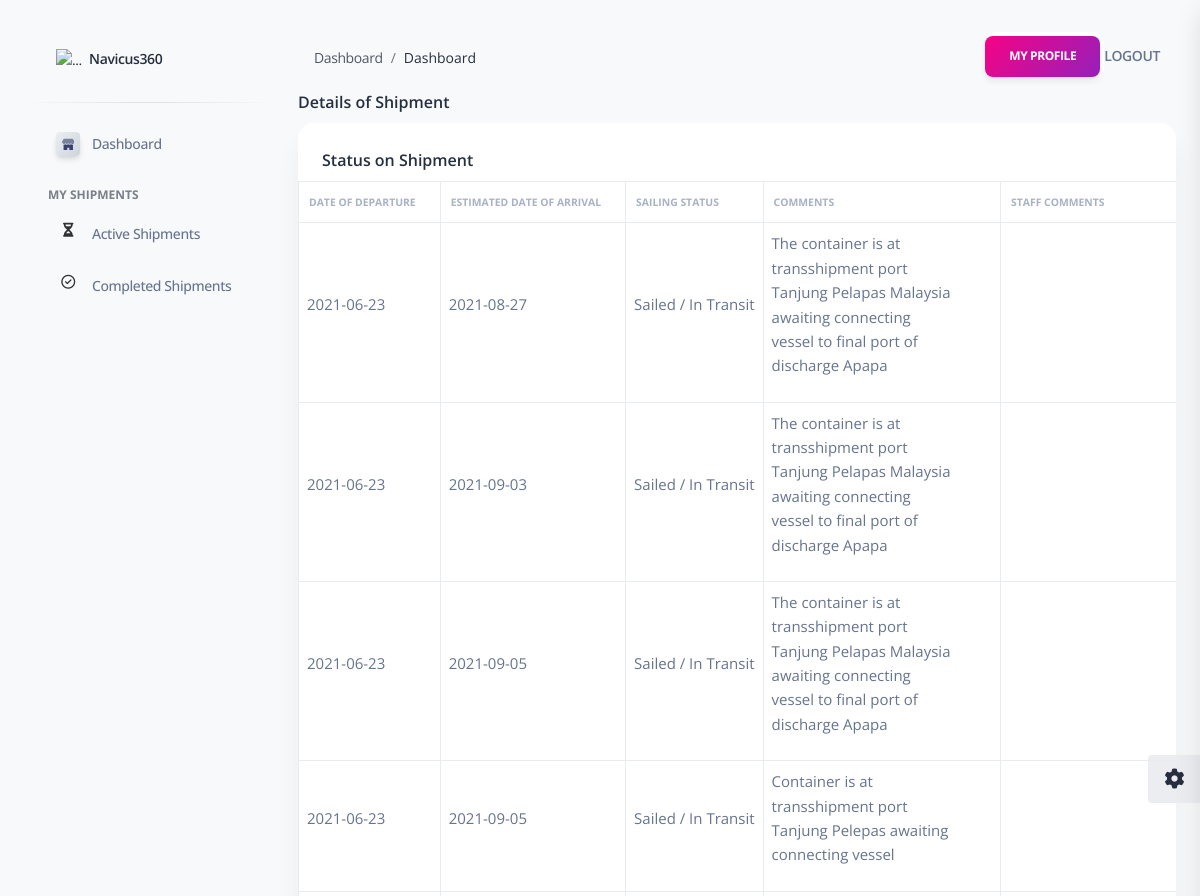
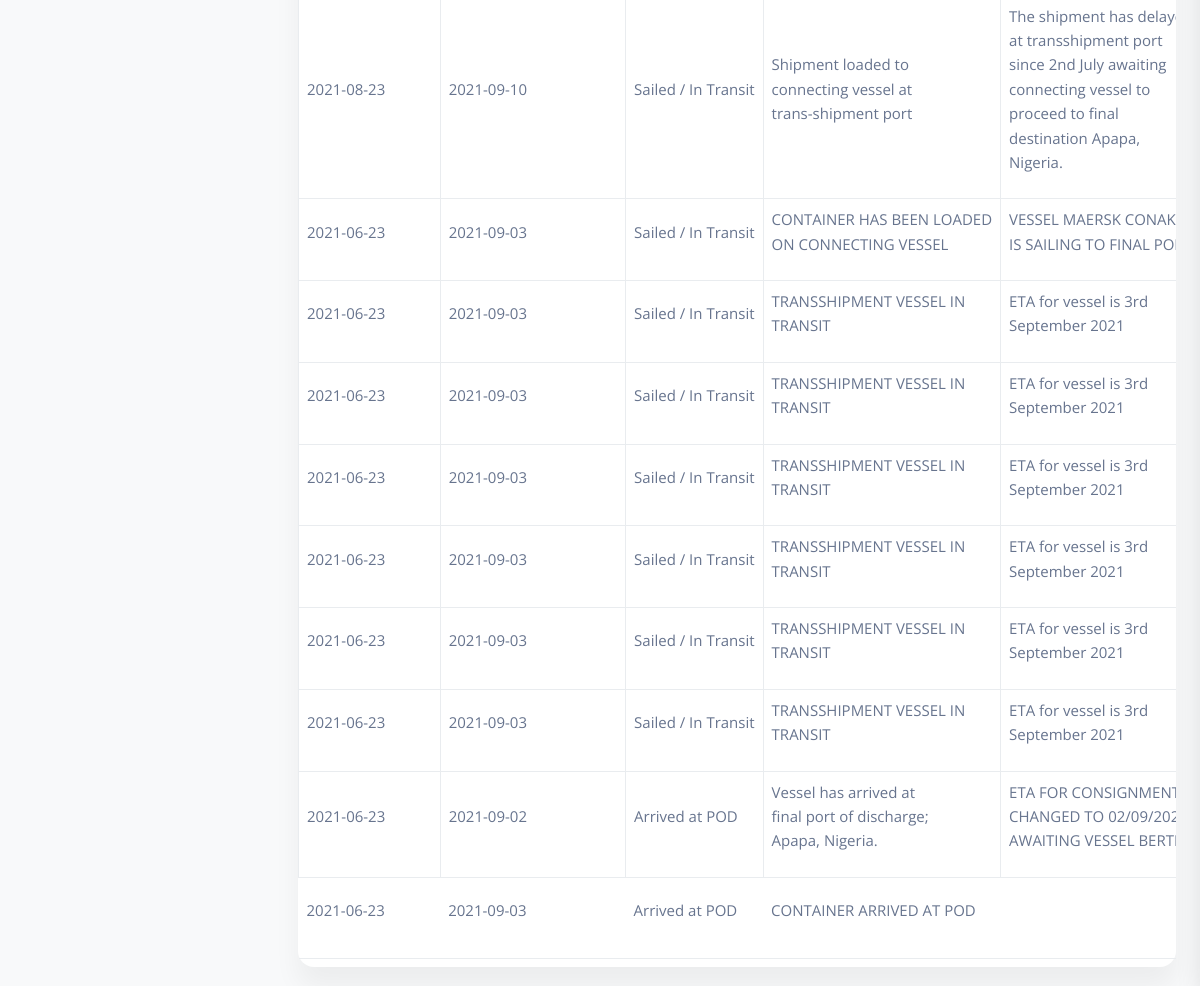
Page /keyuser/view/82/OGLSF2154673/ on the committed database (2 pictures, top to bottom).
### shipments/models.py (models this page shows, shortened)
class FreightForwarding(models.Model):
    created = models.DateTimeField(auto_now_add=True)
    refno = models.CharField(max_length=10000000000000)
    etd = models.CharField(blank=True, null=True, max_length=100)
    eta = models.CharField(blank=True, null=True, max_length=100)
    sailingstatus = models.CharField(max_length=1000)
    update = models.CharField(max_length=1000, blank=True, null=True)
    staffcomments = models.CharField(max_length=1000, blank=True, null=True)
    shippingstatus = models.CharField(max_length=1000, blank=True, null=True)

### keyuser/views.py (the view)
# urls.py: path('view/<int:uid>/<str:refno>/',view ,name='view'),
def view(request,uid,refno):
    userdetails_road = RoadFreightShip.objects.filter(id=uid)
    userdetails_sea = SeaFreightShip.objects.filter(id=uid)
    userdetails_air = AirFreightShip.objects.filter(id=uid)
    updateonshipments = FreightForwarding.objects.filter(refno=refno)
    return render(request,"kview.html",{"context":userdetails_road,"context2":userdetails_sea,"context3":userdetails_air,"updateonshipments":updateonshipments,"group":"staff","sidebar":"false"})

### keyuser/templates/kview.html (shortened to what this page needs)
{% extends "base.html" %}
{% load static %}
{% load crispy_forms_tags %}
{% block content %}
<div class="container">
 <form>
  <h6>Details of Shipment</h6>
   <div class="row">
    <div class="col-12">
      <div class="card mb-4">
        <div class="card-header pb-0">
          <h6>Status on Shipment</h6>
        </div>
        <div class="card-body px-0 pt-0 pb-2">
          <div class="table-responsive p-0">
            <table class="table align-items-center mb-0 table table-bordered" style="font-size: 15px;;">
              <thead>
                <tr>
                  <th class="text-uppercase text-secondary text-xxs font-weight-bolder opacity-7 ps-2"> Date of Departure</th>
                  <th class="text-uppercase text-secondary text-xxs font-weight-bolder opacity-7">Estimated Date of Arrival</th>
                  <th class="text-uppercase text-secondary text-xxs font-weight-bolder opacity-7">Sailing Status</th>
                  <th class="text-uppercase text-secondary text-xxs font-weight-bolder opacity-7">Comments</th>
                  {% if group == 'staff' %}
                  <th class="text-uppercase text-secondary text-xxs font-weight-bolder opacity-7">Staff Comments</th>
                  {% endif %}
                </tr>
              </thead>
              <tbody>
                {% for i in updateonshipments %}
                <tr>
                  <td class="align-left text-sm">
                    {{i.etd|wordwrap:25|linebreaks}}
                  </td>
                  <td class="align-left text-sm">
                    {{i.eta|wordwrap:25|linebreaks}}
                  </td>
                    <td class="align-left text-sm">
                      {{i.sailingstatus|wordwrap:25|linebreaks}}
                    </td>
                    <td class="align-left text-sm">
                      {{i.update|wordwrap:25|linebreaks}}
                    </td>
                    {% if group == 'staff' %}
                    <td class="align-left text-sm">
                      {{i.staffcomments|wordwrap:25|linebreaks}}
                    </td>
                    {% endif %}
                </tr>
                {% endfor %}
              </tbody>
            </table>
          </div>
          </div>
        </div>
      </div>
    </div>
  </div>
{%  endblock content %}

### keyuser/templates/kview.html (style rules this page uses)
p { font-size: 15px !important; }

### templates/includes/sidebar.html (style rules this page uses)
.table th { padding-left: 10px !important; }

### rows in the picture
FreightForwarding: etd "2021-06-23", eta "2021-08-27", sailingstatus "Sailed / In Transit", update "The container is at transshipment port Tanjung Pelapas Malaysia awaiting connecting vessel to final port of discharge Apapa"
FreightForwarding: etd "2021-06-23", eta "2021-09-03", sailingstatus "Sailed / In Transit", update "The container is at transshipment port Tanjung Pelapas Malaysia awaiting connecting vessel to final port of discharge Apapa"
FreightForwarding: etd "2021-06-23", eta "2021-09-05", sailingstatus "Sailed / In Transit", update "The container is at transshipment port Tanjung Pelapas Malaysia awaiting connecting vessel to final port of discharge Apapa"
FreightForwarding: etd "2021-06-23", eta "2021-09-05", sailingstatus "Sailed / In Transit", update "Container is at transshipment port Tanjung Pelepas awaiting connecting vessel"
FreightForwarding: etd "2021-08-23", eta "2021-09-10", sailingstatus "Sailed / In Transit", update "Shipment loaded to connecting vessel at trans-shipment port", staffcomments "The shipment has at transshipment port since 2nd July awaiting connecting vessel to proceed to final destination Apapa, Nigeria."
FreightForwarding: etd "2021-06-23", eta "2021-09-03", sailingstatus "Sailed / In Transit", update "CONTAINER HAS BEEN LOADED ON CONNECTING VESSEL", staffcomments "VESSEL MAERSK IS SAILING TO FINAL…"
FreightForwarding: etd "2021-06-23", eta "2021-09-03", sailingstatus "Sailed / In Transit", update "TRANSSHIPMENT VESSEL IN TRANSIT", staffcomments "ETA for vessel is 3rd September 2021"
FreightForwarding: etd "2021-06-23", eta "2021-09-03", sailingstatus "Sailed / In Transit", update "TRANSSHIPMENT VESSEL IN TRANSIT", staffcomments "ETA for vessel is 3rd September 2021"
FreightForwarding: etd "2021-06-23", eta "2021-09-03", sailingstatus "Sailed / In Transit", update "TRANSSHIPMENT VESSEL IN TRANSIT", staffcomments "ETA for vessel is 3rd September 2021"
FreightForwarding: etd "2021-06-23", eta "2021-09-03", sailingstatus "Sailed / In Transit", update "TRANSSHIPMENT VESSEL IN TRANSIT", staffcomments "ETA for vessel is 3rd September 2021"
FreightForwarding: etd "2021-06-23", eta "2021-09-03", sailingstatus "Sailed / In Transit", update "TRANSSHIPMENT VESSEL IN TRANSIT", staffcomments "ETA for vessel is 3rd September 2021"
FreightForwarding: etd "2021-06-23", eta "2021-09-03", sailingstatus "Sailed / In Transit", update "TRANSSHIPMENT VESSEL IN TRANSIT", staffcomments "ETA for vessel is 3rd September 2021"
FreightForwarding: etd "2021-06-23", eta "2021-09-02", sailingstatus "Arrived at POD", update "Vessel has arrived at final port of discharge; Apapa, Nigeria.", staffcomments "ETA FOR CHANGED TO AWAITING VESSEL…"
FreightForwarding: etd "2021-06-23", eta "2021-09-03", sailingstatus "Arrived at POD", update "CONTAINER ARRIVED AT POD"
